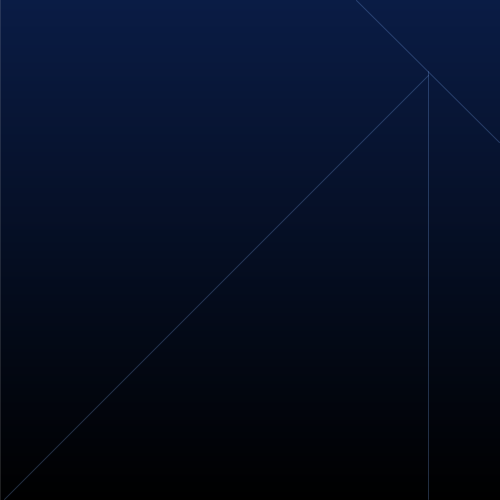
Frame 1 (no input)
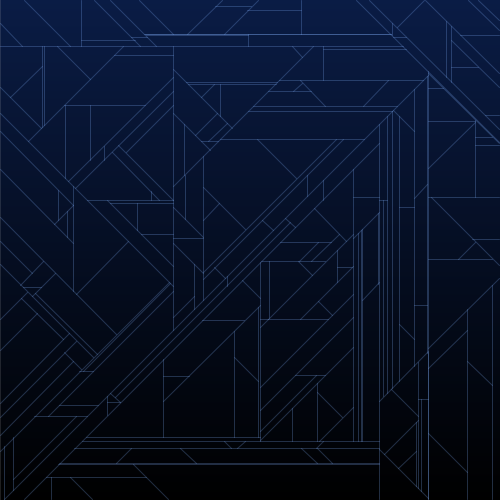
Frame 60 (the mouse pressed at the canvas centre just before this capture)
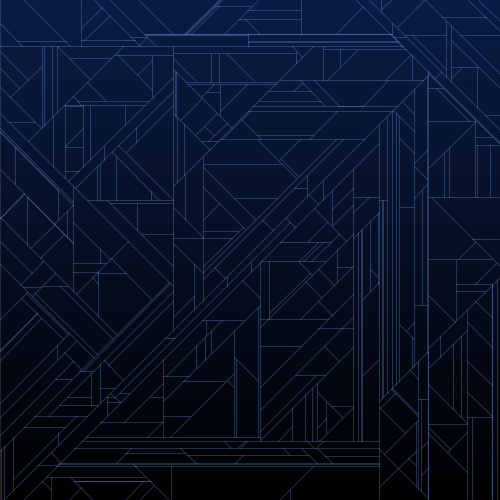
Frame 120 (the mouse held since frame 60 and released just before this capture)

The Processing sketch that drew these frames (run headless with seeded random() and noise(); from frame 60 on, the mouse is pressed at the canvas centre):

// Processing sketch: processing_140486
// ── processing_140486.pde

int nLinesPerFrame = 4;
float minLineSize = 8.0;
color bg = color(10, 28, 69);
color fg = color(133, 181, 255, 64);
 
ArrayList lines;
Phasor anglePhasor;
 
class LineSegment {
  PVector v1, v2;
 
  LineSegment(float x1, float y1, float x2, float y2) {
    v1 = new PVector(x1, y1);
    v2 = new PVector(x2, y2);
  }
 
  LineSegment(PVector v1, PVector v2) {
    this.v1 = new PVector(v1.x, v1.y);
    this.v2 = new PVector(v2.x, v2.y);
  }
 
  void draw() {
    line(v1.x, v1.y, v2.x, v2.y);
  }
}
 
class Phasor {
  float inc;
  float phase;
 
  Phasor(float inc) {
    this.inc = inc;
  }
 
  void update() {
    phase += inc;
 
    while (phase >= 1.0) {
      phase -= 1.0;
    }
    while (phase < 0) {
      phase += 1.0;
    }
  }
}
 
PVector getVCoordinates(PVector v, float d, float a) {
  return new PVector(v.x + d * cos(a), v.y + d * sin(a));
}
 
PVector getIntersection(LineSegment linseg1, LineSegment linseg2) {
  float x1 = linseg1.v1.x;
  float y1 = linseg1.v1.y;
  float x2 = linseg1.v2.x;
  float y2 = linseg1.v2.y;
  float x3 = linseg2.v1.x;
  float y3 = linseg2.v1.y;
  float x4 = linseg2.v2.x;
  float y4 = linseg2.v2.y;
  float d = (y4 - y3) * (x2 - x1) - (x4 - x3) * (y2 - y1);
 
  if (d == 0) {
    return null;
  }
 
  float ua = ((y4 - y3) * (x3 - x1) - (x4 - x3) * (y3 - y1)) / d;
  float ub = ((y2 - y1) * (x3 - x1) - (x2 - x1) * (y3 - y1)) / d;
 
  if (ua < 0.0 || ua > 1.0 || ub < 0.0 || ub > 1.0) {
    return null;
  }
 
  return new PVector(x1 + ua * (x2 - x1), y1 + ua * (y2 - y1));
}
 
void reset() {
  lines = new ArrayList();
  lines.add(new LineSegment(0, 0, width - 1, 0));
  lines.add(new LineSegment(0, 0, 0, height - 1));
  lines.add(new LineSegment(width - 1, 0, width - 1, height - 1));
  lines.add(new LineSegment(width - 1, height - 1, 0, height - 1));
  anglePhasor = new Phasor(1.0 / 8.0);
 
  for (int i = 0; i < height; i++) {
    float l = (float) i / height;
    color c = lerpColor(bg, color(0), l);
    stroke(c);
    line(0, i, width, i);
  }
}
 
void keyPressed() {
  reset();
}
 
void setup() {
  size(500, 500);
  reset();
  stroke(fg);
}
 
void draw() {
  for (int j = 0; j < nLinesPerFrame; j++) {
    PVector vCenter = new PVector(random(0, width), random(0, height));
    float a = anglePhasor.phase * TWO_PI;
    PVector v1 = getVCoordinates(vCenter, width * 2, a);
    PVector v2 = getVCoordinates(vCenter, width * 2, a + PI);
    PVector startPoint = new PVector(-1, -1);
    PVector endPoint = new PVector(-1, -1);
    LineSegment t1 = new LineSegment(vCenter, v1);
    LineSegment t2 = new LineSegment(vCenter, v2);
 
    float distShortest1 = width * 2;
    float distShortest2 = width * 2;
 
    for (int i = 0; i < lines.size(); i++) {
      LineSegment L = (LineSegment) lines.get(i);
      PVector p1 = getIntersection(t1, L);
      PVector p2 = getIntersection(t2, L);
 
      if (p1 != null) {
        float distFromCenter = dist(p1.x, p1.y, vCenter.x, vCenter.y);
 
        if (distFromCenter < distShortest1) {
          distShortest1 = distFromCenter;
          startPoint = p1;
        }
      }
      else if (p2 != null) {
        float distFromCenter = dist(p2.x, p2.y, vCenter.x, vCenter.y);
 
        if (distFromCenter < distShortest2) {
          distShortest2 = distFromCenter;
          endPoint = p2;
        }
      }
    }
 
    if (dist(startPoint.x, startPoint.y, endPoint.x, endPoint.y) > minLineSize &&
        startPoint.x >= 0 && startPoint.y >= 0 && endPoint.x >= 0 && endPoint.y >= 0) {
      v1 = startPoint;
      v2 = endPoint;
      LineSegment finalLine = new LineSegment(v1, v2);
      finalLine.draw();
      lines.add(finalLine); 
    }
 
    anglePhasor.update();
  }
}
